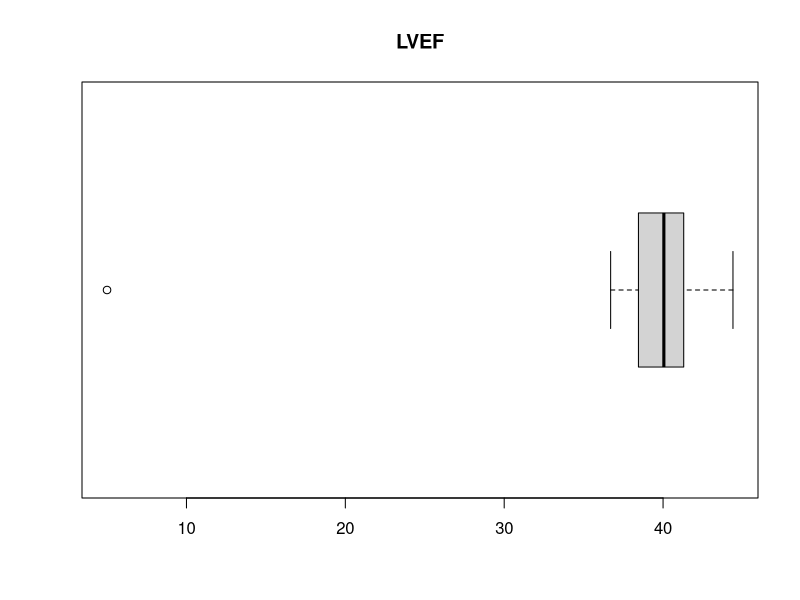
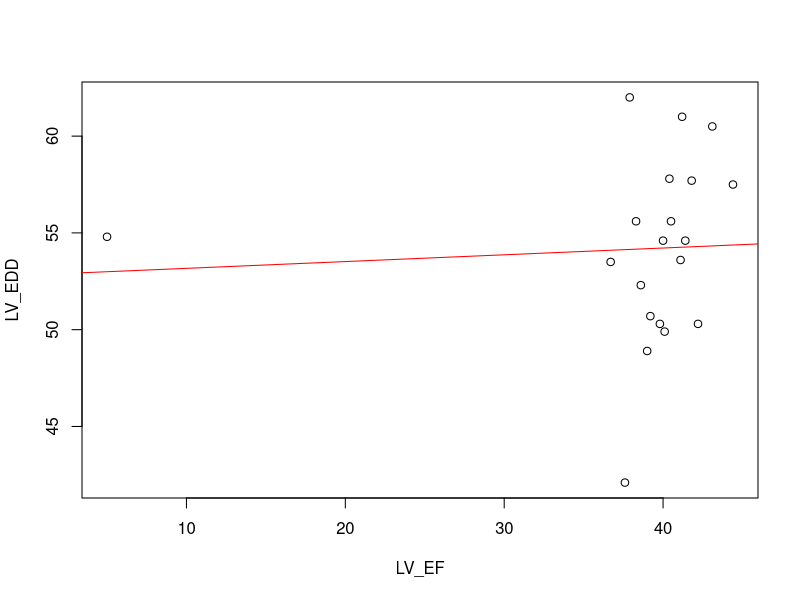

R code for these plots, in order:
## ---- chunk 1
# define new data
LV_EF <- signif(c(rnorm(19,40,2),5),3)
LV_EDD <- signif(rnorm(20,55,5),3)
head(LV_EF)
head(LV_EDD)
## ---- chunk 2
outlierComment <- "Now let's deal with that outlier"
## ---- chunk 3
#Sample 20 was a catastrophe: remove it:
# LV_EF <- LV_EF[-20]
# LV_EDD <- LV_EDD[-20]
# outlierComment <- "Outlier gone"
## ---- chunk 4
boxplot(LV_EF,main="LVEF",horizontal=T)
## ---- chunk 5
knitr::kable(head(data.frame(LV_EF,LV_EDD)))
## ---- chunk 6
plot(LV_EF,LV_EDD)
abline(lm(LV_EDD ~ LV_EF),col="red")
